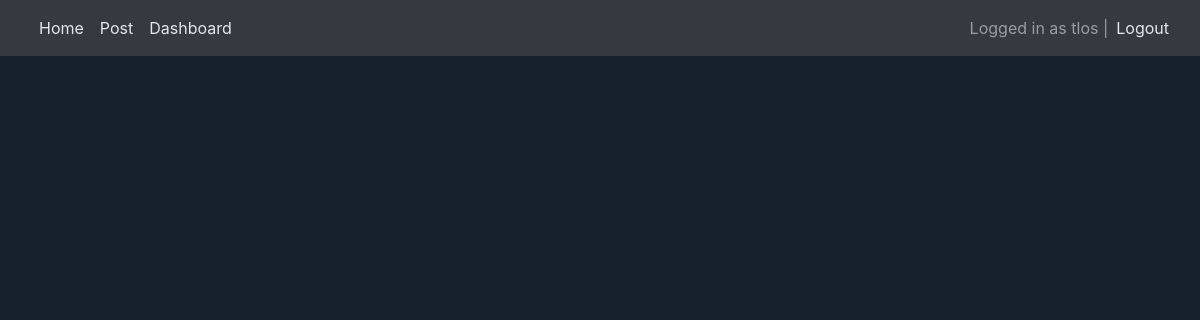
The page /user_dashboard/ (signed in) on the database as committed earlier.
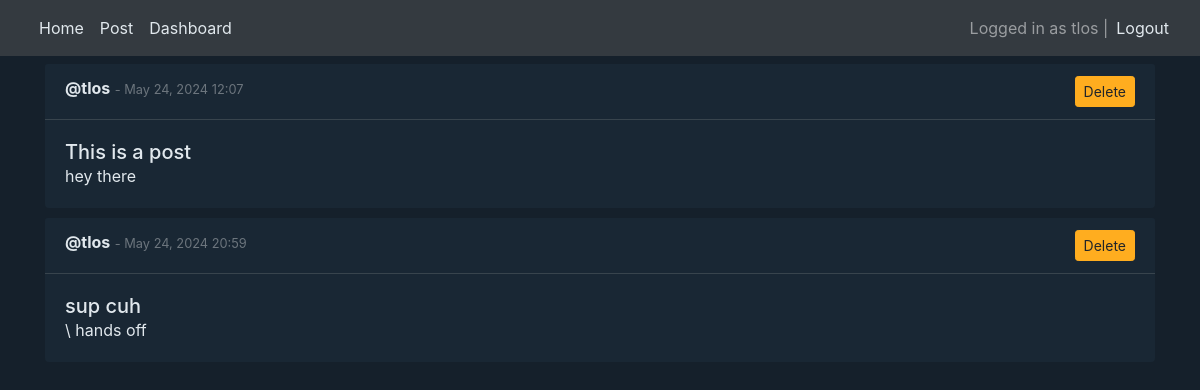
The same page on the database as committed later.
### main/models.py (models this page shows, shortened)
class Post(models.Model):
    author = models.ForeignKey(User, on_delete=models.CASCADE)
    title = models.CharField(max_length=255)
    description = models.TextField()
    created_at = models.DateTimeField(auto_now_add=True)
    updated_at = models.DateTimeField(auto_now=True)

### main/views.py (the view)
# urls.py: path('user_dashboard/', views.show_dashboard, name='userdashboard'),
@login_required(login_url='/login')
def show_dashboard(request):
    posts = Post.objects.filter(author=request.user)
    return render(request, 'main/dashboard.html', {'posts': posts})

### main/templates/main/dashboard.html (shortened to what this page needs)
{% extends 'main/base.html' %}
{% block content %}
{% for post in posts %}
<div class='card mt-2'>
    <div class='card-header d-flex justify-content-between'>
        <div>
            <strong>@{{ post.author.username }}</strong>
            <span class="text-muted small"> - {{ post.created_at|date:"M d, Y H:i" }}</span>
        </div>
        <div>
            {% if user == post.author or perms.main.delete_post %}
            <form method='POST' style="display:inline;">
                <button type='submit' class='btn btn-warning btn-sm' name='post_id' value="{{ post.id }}">Delete</button>
            </form>
            {% endif %}
        </div>
    </div>
    <div class='card-body'>
        <h5 class='card-title'>{{ post.title }}</h5>
        <p class='card-text'>{{ post.description }}</p>
    </div>
</div>
{% endfor %}
{% endblock content %}

Rows that differ between the two databases and show on the page:
added Post: author.username "tlos", created_at "May 24, 2024 12:07", {{ post.id }} 14 (drawn), title "This is a post", description "hey there"
added Post: author.username "tlos", created_at "May 24, 2024 20:59", {{ post.id }} 15 (drawn), title "sup cuh", description "\\ hands off"
